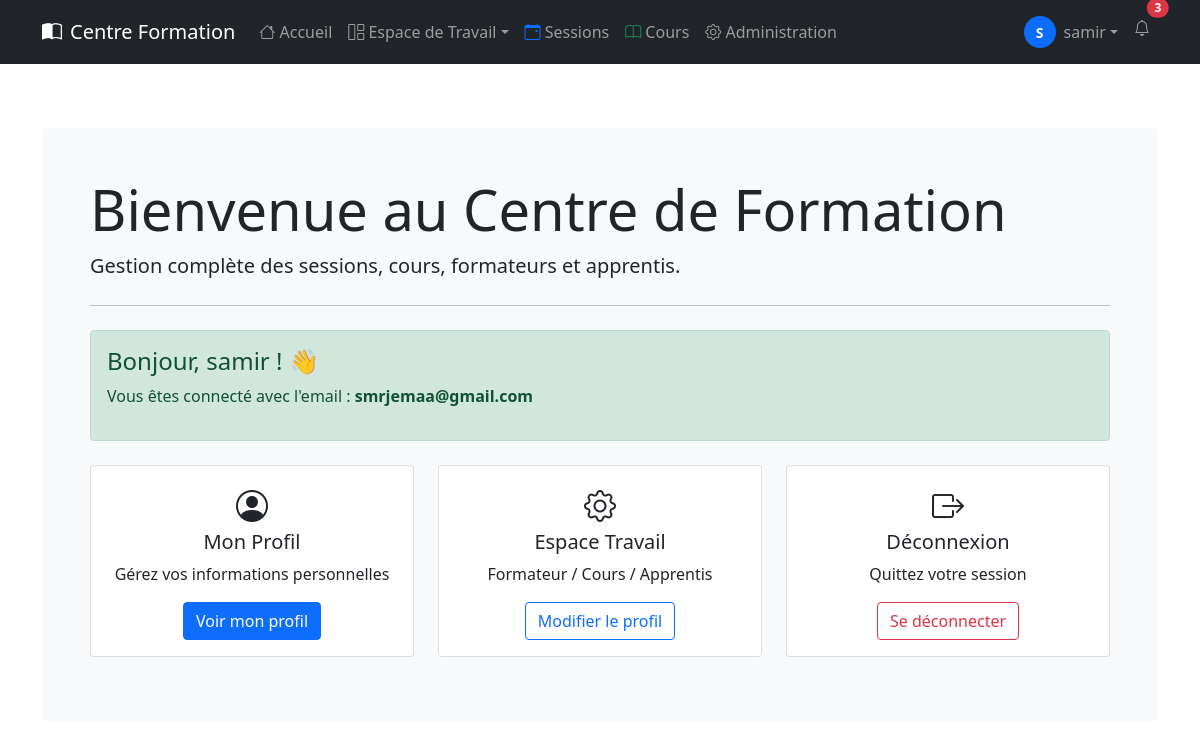
The app's page / (signed in) with its own data.
### accounts/models.py (models this page shows)
class CustomUser(AbstractUser):
    email = models.EmailField(unique=True, verbose_name='adresse email')
    phone_number = models.CharField(max_length=15, blank=True, null=True)
    date_of_birth = models.DateField(blank=True, null=True)
    profile_picture = models.ImageField(
        upload_to='profile_pics/', blank=True, null=True)
    bio = models.TextField(blank=True, null=True)
    USERNAME_FIELD = 'email'
    REQUIRED_FIELDS = ['username']

### centrePrive/views.py (the view)
# urls.py: 2. Add a URL to urlpatterns:  path('', views.home, name='home')
def home(request):
    return render(request, 'home.html')

### templates/home.html (shortened to what this page needs)
{% extends 'base.html' %}
{% load static %}
{% block content %}
  <div class="container mt-5">
    <div class="jumbotron bg-light p-5 rounded">
      <h1 class="display-4">Bienvenue au Centre de Formation</h1>
      <p class="lead">Gestion complète des sessions, cours, formateurs et apprentis.</p>
      <hr class="my-4" />
      {% if user.is_authenticated %}
        <div class="alert alert-success" role="alert">
          <h4>Bonjour, {{ user.username }} ! 👋</h4>
          <p>
            Vous êtes connecté avec l'email : <strong>{{ user.email }}</strong>
          </p>
        </div>
        {% include 'dashboard.html' %}
      {% endif %}
    </div>
  </div>
{% endblock %}

### templates/nav.html (shortened to what this page needs)
<nav class="navbar navbar-expand-lg navbar-dark bg-dark fixed-top" id="navbar">
  <div class="container">
    <a class="navbar-brand d-flex align-items-center" href="{% url 'home' %}">
      <i class="bi bi-book-half me-2"></i>
      Centre Formation
    </a>
    <div class="collapse navbar-collapse" id="navbarNav">
      <ul class="navbar-nav me-auto">
        <li class="nav-item">
          <a class="nav-link" href="{% url 'home' %}"><i class="bi bi-house"></i> Accueil</a>
        </li>
        {% if user.is_authenticated %}
          <li class="nav-item dropdown">
            <a class="nav-link dropdown-toggle" href="#" id="workspaceDropdown" role="button" data-bs-toggle="dropdown" aria-expanded="false"><i class="bi bi-grid-1x2"></i> Espace de Travail</a>
          </li>
          <li class="nav-item">
            <a class="nav-link" href="{% url 'param:sessionsliste' %}"><i class="bi bi-calendar-event text-primary"></i> Sessions</a>
          </li>
          <li class="nav-item">
            <a class="nav-link" href="{% url 'param:coursliste' %}"><i class="bi bi-book text-success"></i> Cours</a>
          </li>
          {% if user.is_staff %}
            <li class="nav-item">
              <a class="nav-link" href="{% url 'admin:index' %}"><i class="bi bi-gear"></i> Administration</a>
            </li>
          {% endif %}
        {% endif %}
      </ul>
      <ul class="navbar-nav ms-auto">
        {% if user.is_authenticated %}
          <li class="nav-item dropdown">
            <a class="nav-link dropdown-toggle d-flex align-items-center" href="#" id="navbarDropdown" role="button" data-bs-toggle="dropdown" aria-expanded="false">
              {% if user.profile_picture %}
                <img src="{{ user.profile_picture.url }}" alt="{{ user.username }}" class="rounded-circle me-2" width="32" height="32" style="object-fit: cover" />
              {% else %}
                <div class="bg-primary rounded-circle d-flex align-items-center justify-content-center me-2" style="width: 32px; height: 32px">
                  <span class="text-white fw-bold small">{{ user.username|first|upper }}</span>
                </div>
              {% endif %}
              <span class="d-none d-md-inline">{{ user.username }}</span>
            </a>
          </li>
          <li class="nav-item">
            <a class="nav-link position-relative" href="#">
              <i class="bi bi-bell"></i>
              <span class="position-absolute top-0 start-100 translate-middle badge rounded-pill bg-danger">
                3
              </span>
            </a>
          </li>
        {% endif %}
      </ul>
    </div>
  </div>
</nav>
<div style="height: 80px"></div>

### records on screen
CustomUser: username|first "S", username "samir", email "smrjemaa@gmail.com"
